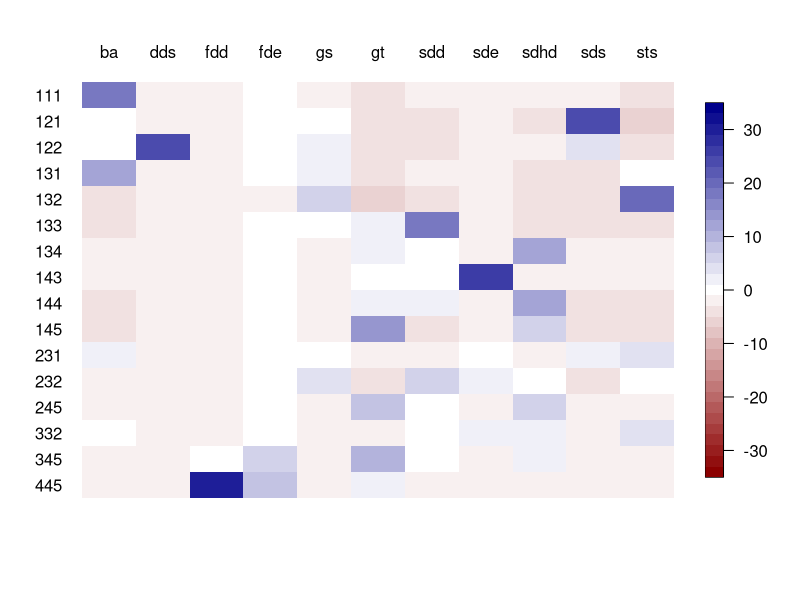

Source code (R):
## contingency table and chi- square statistics   

setwd()# set working directory 

#cross tabulation of map classes and plant functional types
tab <-matrix(c(71,31,11,67,14,3,0,0,0,0,14,8,0,7,0,0,0,1,42,0,0,0,0,0,0,0,0,0,0,0,0,0,0,0,0,0,0,0,0,0,0,0,0,0,0,0,1,35,0,0,0,0,0,0,0,0,0,0,0,0,0,0,3,4,0,15,15,16,46,7,2,1,1,0,5,20,0,2,0,0,0,2,1,3,0,20,14,5,14,64,0,1,27,4,35,11,0,1,0,8,6,78,5,7,16,0,0,30,4,9,4,0,0,0,0,0,0,0,0,37,0,0,2,8,0,5,0,0,0,0,0,0,0,0,29,0,38,24,0,7,19,9,7,0,1,153,25,0,7,0,0,0,0,0,10,0,0,0,0,0,0,0,0,23,166,0,0,0,0,0,19,11,0,23,0,0), ncol=11)

rownames(tab) <- c(111,121,122,131,132,133,134,143,144,145,231,232,245,332,345,445) # map class labels
colnames(tab) <- c("ba","dds","fdd","fde","gs","gt","sdd","sde","sdhd","sds","sts") # plant functional types (pft)
print(tab)

##column names (pft); ba:annuals, dds:  dwarf deciduous shrubs, fdd:  dense deciduous forest: fde: dense evergreen forests, gs: dense short grasses,gt: dense tall grasses, sdd: dense deciduous shrubs, sde: dense evergreen shrubs, sdhd: highly deciduous sparse shrubs, sds: sparse dwarf shrubs, sts: sparse tall shrubs 

#to determine strength of the links between pairs of plant functional types (pft) and thematic classes, calculate chi-square statistics and then extract standardized residuals. Cells with highest values contribute the most to the total chi-square. Positive ones denote attraction and negative values represent repulsion.
# 
chisq <- chisq.test(tab,simulate.p.value = TRUE, B = 9999) 

# Visualize cell chi-square residuals   

m<-as.matrix(chisq$residuals)
library(fields)
lev <- seq(-35,35,2)
colors <- c(colorRampPalette(c("dark red", "white", "dark blue"))(length(lev)-1))
image.plot(t(m)[,16:1], breaks = lev, col=colors, axes=F)
axis(2, rownames(m)[16:1], at=seq(0,1, length.out=16), tick=F, las=2)
axis(3, colnames(m), at=seq(0,1, length.out=11), tick=F)
